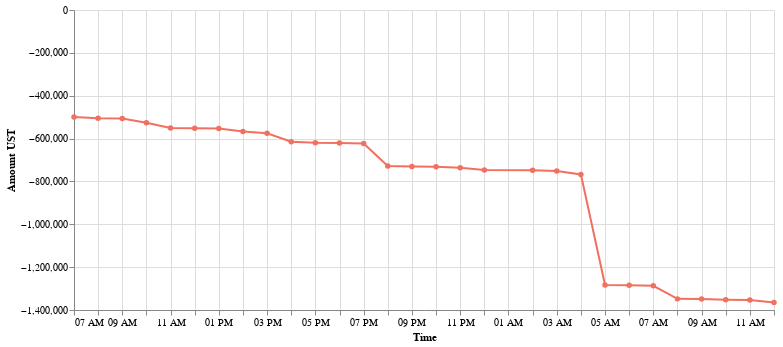

Notebook code cell kept with this figure:
### Code cell
alt.Chart(p2_hourly_df.rename(columns=cols_dict)).mark_line(point=True).encode(
    x=alt.X(cols_dict['HR']+':T', sort=alt.EncodingSortField(order='ascending')),
    y=cols_dict['net_ust']+":Q",
    tooltip=[alt.Tooltip(cols_dict['HR']+':T', format='%Y-%m-%d %H:%M'), alt.Tooltip(cols_dict['net_ust']+":Q")]
).configure_mark(
    color='#F1705F'
).properties(width=700).configure_axisX(
).configure_view(strokeOpacity=0)

### Figure 1 — Vega-Lite specification as saved in the notebook (floating-point values rounded to 4 significant figures)
{"config": {"view": {"continuousWidth": 400, "continuousHeight": 300, "strokeOpacity": 0}, "axisX": {}, "mark": {"color": "#F1705F"}}, "data": {"name": "data-aa8c07ad1f08ff7f43e6bcc1b95c6696"}, "mark": {"type": "line", "point": true}, "encoding": {"tooltip": [{"field": "Time", "format": "%Y-%m-%d %H:%M", "type": "temporal"}, {"field": "Amount UST", "type": "quantitative"}], "x": {"field": "Time", "sort": {"order": "ascending"}, "type": "temporal"}, "y": {"field": "Amount UST", "type": "quantitative"}}, "width": 700, "$schema": "https://vega.github.io/schema/vega-lite/v4.17.0.json", "datasets": {"data-aa8c07ad1f08ff7f43e6bcc1b95c6696": [{"Time": "2022/02/01  07:00:00", "Withdrawn amount": 501200.0, "WITH_TX": 11, "N° of withdrawing users": 11, "cumsum_with": 501200.0, "Amount UST": -499400.0}, {"Time": "2022/02/01  08:00:00", "Withdrawn amount": 5923.0, "WITH_TX": 3, "N° of withdrawing users": 3, "cumsum_with": 507100.0, "Amount UST": -505300.0}, {"Time": "2022/02/01  09:00:00", "Withdrawn amount": 1250.0, "WITH_TX": 2, "N° of withdrawing users": 2, "cumsum_with": 508400.0, "Amount UST": -506600.0}, {"Time": "2022/02/01  10:00:00", "Withdrawn amount": 19310.0, "WITH_TX": 3, "N° of withdrawing users": 3, "cumsum_with": 527700.0, "Amount UST": -525900.0}, {"Time": "2022/02/01  11:00:00", "Withdrawn amount": 24690.0, "WITH_TX": 7, "N° of withdrawing users": 7, "cumsum_with": 552400.0, "Amount UST": -550600.0}, {"Time": "2022/02/01  12:00:00", "Withdrawn amount": 857.7, "WITH_TX": 3, "N° of withdrawing users": 3, "cumsum_with": 553200.0, "Amount UST": -551400.0}, {"Time": "2022/02/01  13:00:00", "Withdrawn amount": 1930.0, "WITH_TX": 2, "N° of withdrawing users": 2, "cumsum_with": 555100.0, "Amount UST": -553300.0}, {"Time": "2022/02/01  14:00:00", "Withdrawn amount": 14000.0, "WITH_TX": 2, "N° of withdrawing users": 2, "cumsum_with": 569100.0, "Amount UST": -567300.0}, {"Time": "2022/02/01  15:00:00", "Withdrawn amount": 7636.0, "WITH_TX": 5, "N° of withdrawing users": 5, "cumsum_with": 576800.0, "Amount UST": -575000.0}, {"Time": "2022/02/01  16:00:00", "Withdrawn amount": 39640.0, "WITH_TX": 7, "N° of withdrawing users": 7, "cumsum_with": 616400.0, "Amount UST": -614600.0}, {"Time": "2022/02/01  17:00:00", "Withdrawn amount": 4949.0, "WITH_TX": 4, "N° of withdrawing users": 3, "cumsum_with": 621400.0, "Amount UST": -619600.0}, {"Time": "2022/02/01  18:00:00", "Withdrawn amount": 1470.0, "WITH_TX": 2, "N° of withdrawing users": 2, "cumsum_with": 622800.0, "Amount UST": -621000.0}, {"Time": "2022/02/01  19:00:00", "Withdrawn amount": 1788.0, "WITH_TX": 4, "N° of withdrawing users": 4, "cumsum_with": 624600.0, "Amount UST": -622800.0}, {"Time": "2022/02/01  20:00:00", "Withdrawn amount": 104700.0, "WITH_TX": 5, "N° of withdrawing users": 5, "cumsum_with": 729300.0, "Amount UST": -727500.0}, {"Time": "2022/02/01  21:00:00", "Withdrawn amount": 2642.0, "WITH_TX": 5, "N° of withdrawing users": 5, "cumsum_with": 732000.0, "Amount UST": -730200.0}, {"Time": "2022/02/01  22:00:00", "Withdrawn amount": 1300.0, "WITH_TX": 3, "N° of withdrawing users": 3, "cumsum_with": 733300.0, "Amount UST": -731500.0}, {"Time": "2022/02/01  23:00:00", "Withdrawn amount": 4211.0, "WITH_TX": 5, "N° of withdrawing users": 5, "cumsum_with": 737500.0, "Amount UST": -735700.0}, {"Time": "2022/02/02  00:00:00", "Withdrawn amount": 11500.0, "WITH_TX": 3, "N° of withdrawing users": 3, "cumsum_with": 749000.0, "Amount UST": -747200.0}, {"Time": "2022/02/02  02:00:00", "Withdrawn amount": 1043.0, "WITH_TX": 3, "N° of withdrawing users": 3, "cumsum_with": 750000.0, "Amount UST": -748200.0}, {"Time": "2022/02/02  03:00:00", "Withdrawn amount": 3108.0, "WITH_TX": 2, "N° of withdrawing users": 2, "cumsum_with": 753100.0, "Amount UST": -751300.0}, {"Time": "2022/02/02  04:00:00", "Withdrawn amount": 16220.0, "WITH_TX": 4, "N° of withdrawing users": 4, "cumsum_with": 769400.0, "Amount UST": -767600.0}, {"Time": "2022/02/02  05:00:00", "Withdrawn amount": 515900.0, "WITH_TX": 2, "N° of withdrawing users": 2, "cumsum_with": 1285000.0, "Amount UST": -1283000.0}, {"Time": "2022/02/02  06:00:00", "Withdrawn amount": 1100.0, "WITH_TX": 1, "N° of withdrawing users": 1, "cumsum_with": 1286000.0, "Amount UST": -1285000.0}, {"Time": "2022/02/02  07:00:00", "Withdrawn amount": 2445.0, "WITH_TX": 3, "N° of withdrawing users": 3, "cumsum_with": 1289000.0, "Amount UST": -1287000.0}, {"Time": "2022/02/02  08:00:00", "Withdrawn amount": 61030.0, "WITH_TX": 5, "N° of withdrawing users": 5, "cumsum_with": 1350000.0, "Amount UST": -1348000.0}, {"Time": "2022/02/02  09:00:00", "Withdrawn amount": 1150.0, "WITH_TX": 4, "N° of withdrawing users": 4, "cumsum_with": 1351000.0, "Amount UST": -1349000.0}, {"Time": "2022/02/02  10:00:00", "Withdrawn amount": 2850.0, "WITH_TX": 4, "N° of withdrawing users": 4, "cumsum_with": 1354000.0, "Amount UST": -1352000.0}, {"Time": "2022/02/02  11:00:00", "Withdrawn amount": 1070.0, "WITH_TX": 2, "N° of withdrawing users": 2, "cumsum_with": 1355000.0, "Amount UST": -1353000.0}, {"Time": "2022/02/02  12:00:00", "Withdrawn amount": 12290.0, "WITH_TX": 6, "N° of withdrawing users": 5, "cumsum_with": 1367000.0, "Amount UST": -1365000.0}]}}
